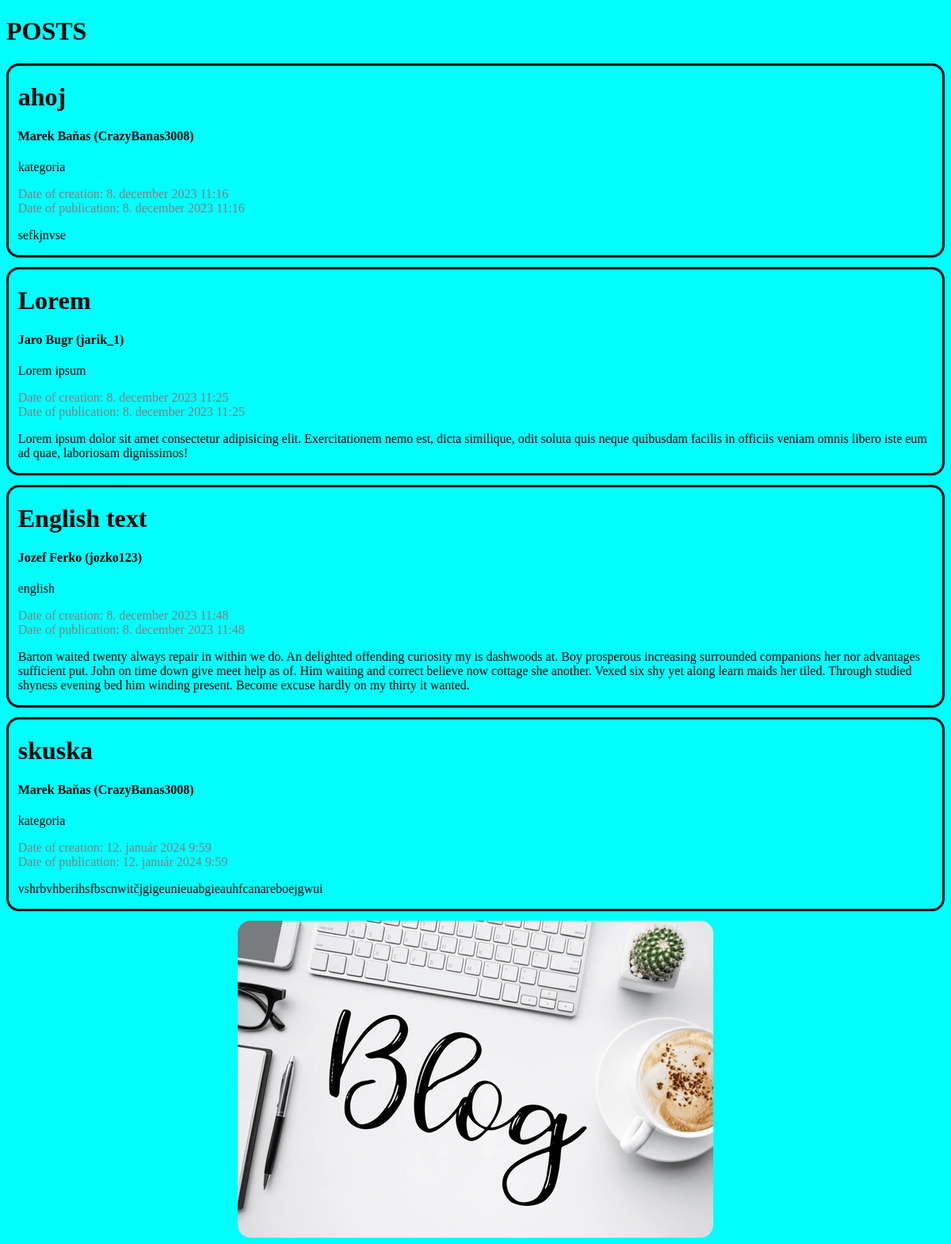
Screenshot of /blog/ with the database file from the repository.
### blog/models.py (models this page shows, shortened)
class Post(models.Model):
    author = models.ForeignKey(Author, on_delete=models.SET_NULL, null=True, blank=True)
    create_Date = models.DateTimeField(default=timezone.now)
    publish_Date = models.DateTimeField(default=timezone.now)
    text = models.TextField()
    heading = models.CharField(max_length=100)
    category = models.ForeignKey(Category, on_delete=models.SET_NULL, null=True, blank=True)

class Author(models.Model):
    name = models.CharField(max_length=40)
    surname = models.CharField(max_length=40)
    nickname = models.CharField(max_length=40)
    def __str__(self):
        return f"{self.name} {self.surname} ({self.nickname})"

class Category(models.Model):
    name = models.CharField(max_length=40)
    def __str__(self):
        return f"{self.name}"

### blog/views.py (the view)
# urls.py: path('', views.drawPosts, name="drawPosts"),
def drawPosts(request):
    return render(request, "blog/index.html", {"posts" : posts})

### blog/templates/blog/index.html (shortened to what this page needs)
{% load static %}
<!DOCTYPE html>
<html lang="en">
<head>
    <link rel="stylesheet" href="{% static 'blog/style.css' %}">
</head>
<body>
    {% if posts and not categories and not authors %}
    <h1>POSTS</h1>
    {% for post in posts %}
    <div class="post">
        <h1 class="post-content">{{post.heading}}</h1>
        <h4 class="post-content">{{post.author}}</h4>
        <p class="post-content">{{post.category}}</p>
        <p class="date post-content">Date of creation: {{post.create_Date}}<br>Date of publication: {{post.publish_Date}}</p>
        <p class="post-content">{{post.text}}</p>
    </div>
    {% endfor %}
    {% endif %}
    <div class="obrazok">
        <img src="{% static 'blog/obrazok.webp' %}" alt="">
    </div>
</body>
</html>

### blog/static/blog/style.css (style rules this page uses)
body { background-color: cyan; }
.post { margin-bottom: 1%; border: solid black; border-radius: 1em; }
.date { color: gray; }
.post-content { margin-right: 1%; margin-left: 1%; }
.obrazok { display:flex; justify-content: center; align-items: center; }
img { border-radius: 1em; }

### rows the page displays
Post: heading "ahoj", author "Marek Baňas (CrazyBanas3008)", category "kategoria", create_Date "8. december 2023 11:16", publish_Date "8. december 2023 11:16", text "sefkjnvse"
Post: heading "Lorem", author "Jaro Bugr (jarik_1)", category "Lorem ipsum", create_Date "8. december 2023 11:25", publish_Date "8. december 2023 11:25", text "Lorem ipsum dolor sit amet consectetur adipisicing elit. Exercitationem nemo est, dicta similique, odit soluta quis neque quibusdam facilis in officiis veniam omnis libero iste eum ad quae, laboriosam dignissimos!"
Post: heading "English text", author "Jozef Ferko (jozko123)", category "english", create_Date "8. december 2023 11:48", publish_Date "8. december 2023 11:48", text "Barton waited twenty always repair in within we do. An delighted offending curiosity my is dashwoods at. Boy prosperous increasing surrounded companions her nor advantages sufficient put. John on time down give meet help as of. Him waiting and correct believe now cottage she another. Vexed six shy yet along learn maids her tiled. Through studied shyness evening bed him winding present. Become excuse hardly on my thirty it wanted."
Post: heading "skuska", author "Marek Baňas (CrazyBanas3008)", category "kategoria", create_Date "12. január 2024 9:59", publish_Date "12. január 2024 9:59", text "vshrbvhberihsfbscnwitčjgigeunieuabgieauhfcanareboejgwui"
